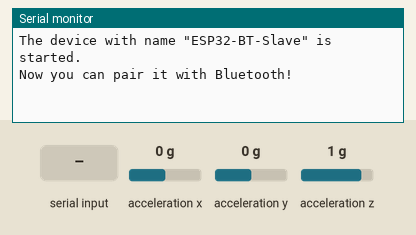
Bench run of a sketch on a simulated ESP32. Shown: the last lines printed to the serial monitor. Wiring (inferred from the names in the program): MPU-9250 motion sensor at I2C address 0x68. The test bench sets the inputs (shaded band); at power-on: acceleration z 1 g, acceleration x 0 g, acceleration y 0 g. Nothing arrives over Bluetooth unless stated.

Above: at 1.4 s.
1.5 s: "<<8\n" received over the second serial link
At 1.68 s:
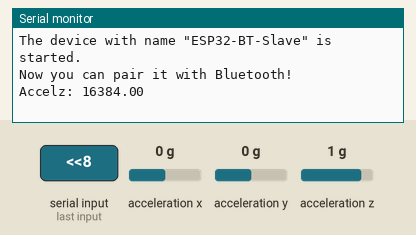
3.5 s: acceleration z set to -1.4 g
At 3.5 s:
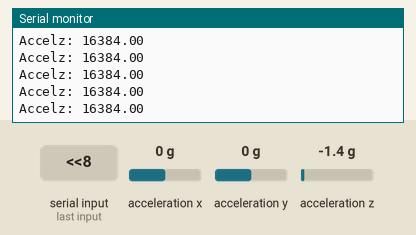
5.0 s: acceleration z set to -0.8 g
At 5.02 s:
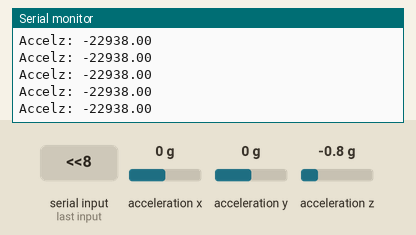
Timing chart, 0 to 8.0 s (numbered marks = the images above; inputs shaded):
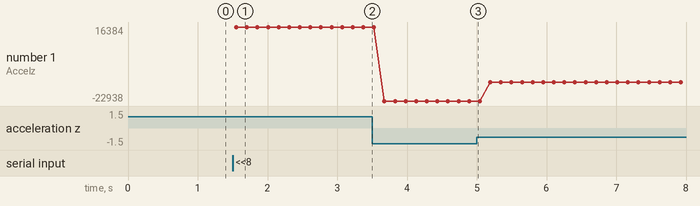

The sketch:

Bluetooth_Prelim.ino
```cpp
#include <Wire.h>
#include <MPU9250.h>  // Make sure you have the correct library for your sensor
#include <BluetoothSerial.h>


float Ax, Ay, Az;
float Gx, Gy, Gz;

void A_data() { // fn. that gets accleration data from IMU
  Wire.beginTransmission(0x68); // need this line before any commands to IMU
  Wire.write(0x1D); // Wrinting to register 1D (29) - Register used to turn on low pass filter for acceleration values
  Wire.write(0x05); // Sets low pass filter bandwidth to 10.2 Hz for accelerometer (see table)
  Wire.endTransmission();

  Wire.beginTransmission(0x68);
  Wire.write(0x3B); // Write to register 3B (59 in decimal) - This and the following 5 1-byte registers store acquired acceleration data
  Wire.endTransmission();

  Wire.requestFrom(0x68,6); // Request 6 bytes from the first acceleration data register

  int16_t Ax_meas = Wire.read() << 8 | Wire.read(); // First two bytes are Ax. "<<8" shifts the first 8 bits to the left, and the second "Wire.read()" fills in the least significant byte.
  int16_t Ay_meas = Wire.read() << 8 | Wire.read(); // Same but for y
  int16_t Az_meas = Wire.read() << 8 | Wire.read(); // Same but for z

  Ax = (float)Ax_meas; // Changing variable type, may need some kind of scale factor here
  Ay = (float)Ay_meas;
  Az = (float)Az_meas;
}


String device_name = "ESP32-BT-Slave";

// Check if Bluetooth is available
#if !defined(CONFIG_BT_ENABLED) || !defined(CONFIG_BLUEDROID_ENABLED)
#error Bluetooth is not enabled! Please run `make menuconfig` to and enable it
#endif

// Check Serial Port Profile
#if !defined(CONFIG_BT_SPP_ENABLED)
#error Serial Port Profile for Bluetooth is not available or not enabled. It is only available for the ESP32 chip.
#endif


// Bluetooth Serial object
BluetoothSerial SerialBT;

// Create MPU6050 object
MPU9250 mpu;

// Variables to store IMU data


void setup() {


  delay(250);


  // Start Serial communication for debugging
  Serial.begin(115200);

  // Start Bluetooth Serial communication

  SerialBT.begin(device_name);  //Bluetooth device name
  //SerialBT.deleteAllBondedDevices(); // Uncomment this to delete paired devices; Must be called after begin
  Serial.printf("The device with name \"%s\" is started.\nNow you can pair it with Bluetooth!\n", device_name.c_str());

  // Initialize I2C communication
  Wire.setClock(400000); // Set internal IMU clock
  Wire.begin();

  // Initialize MPU6050 sensor
  Wire.beginTransmission(0x68);
  Wire.write(0x6B); // Write to power management register
  Wire.write(0x00); // Set to default, "power mode"
  Wire.endTransmission();


}


void loop() {
  // Check if Bluetooth is available
  if (SerialBT.available()) {
    // Send a welcome message
    SerialBT.println("Bluetooth Serial connected! Receiving data...");
    A_data();
    //Serial.println(Ax);
    // Serial.println(Ay);
    //Serial.println(Az);
    delay(50);

    String data = String("Accelz: ") + String(Az);   // Format IMU data as a string

    SerialBT.println(data);   // Send the data over Bluetooth Serial

    Serial.println(data);  // Also print data to Serial Monitor for debugging

    delay(100);  // Delay to limit how often data is sent


  }
}
```

Measured:
- after the input at 1.5 s, the serial monitor: prints a new line after 0.05 s (image 1)
- plotted number 1: 16384 → -22938 after the input at 3.5 s, -22938 → -13107 after the input at 5.0 s
